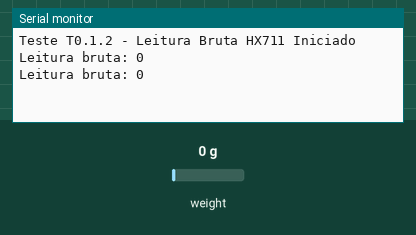
This sketch was run on a simulated Arduino Uno, built with avr-gcc and run on an emulated ATmega328P. Parts: the last lines printed to the serial monitor. The inputs (shaded band) are chosen by the test bench; at power-on: weight on the scale 0 g.

Above: at 2.0 s.
2.1 s: weight on the scale set to 100 g
At 2.8 s:
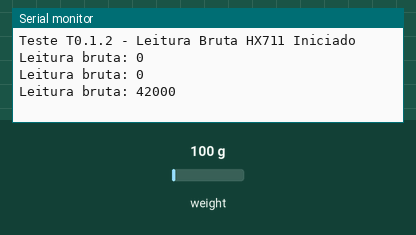
3.6 s: weight on the scale set to 1250 g
At 5.4 s:
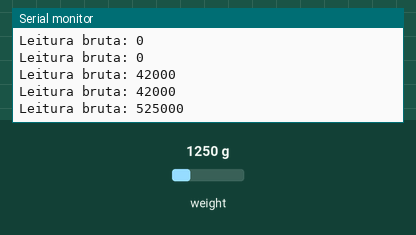
Timing chart, 0 to 6.9 s (numbered marks = the images above; inputs shaded):
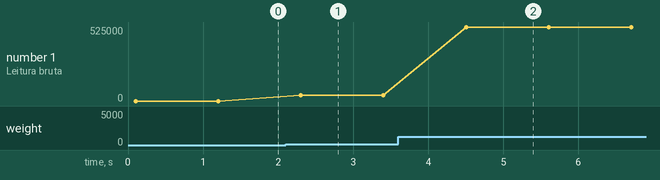

The sketch:

T0_1_2_Leitura_Bruta_HX711.ino
```cpp
// T0_1_2_Leitura_Bruta_HX711.ino
// Função: Balança de Volume
// Artifact ID: 1571700b-b50a-4ee7-9838-20741d90120c
// Versão: v1.0.1
// Data: 2025-04-20
// Iteração: 34
// Requisitos: RD1.2 (Leitura de Dados Brutos)
// Descrição: Testa a leitura de dados brutos do sensor HX711, exibindo valores no Serial Monitor.
// Diretório: docs/V1.01/codes/Balanca_de_Volume/T0_1_2

#include <HX711.h>

#define HX711_DOUT 3 // Pino de dados do HX711
#define HX711_SCK 2  // Pino de clock do HX711

HX711 scale;

void setup() {
  Serial.begin(9600);
  while (!Serial) {
    ;
  }
  Serial.println("Teste T0.1.2 - Leitura Bruta HX711 Iniciado");

  scale.begin(HX711_DOUT, HX711_SCK);
  if (!scale.is_ready()) {
    Serial.println("Erro: HX711 não está pronto!");
    while (1);
  }
}

void loop() {
  if (scale.is_ready()) {
    long reading = scale.read();
    Serial.print("Leitura bruta: ");
    Serial.println(reading);
  } else {
    Serial.println("Erro: HX711 não responde!");
  }
  delay(1000);
}
```

Measured:
- after the input at 2.1 s, the serial monitor: prints a new line after 0.20 s (image 1)
- after the input at 3.6 s, the serial monitor: prints a new line after 0.90 s (image 2)
- plotted number 1: 0 → 42000 after the input at 2.1 s, 42000 → 525000 after the input at 3.6 s
